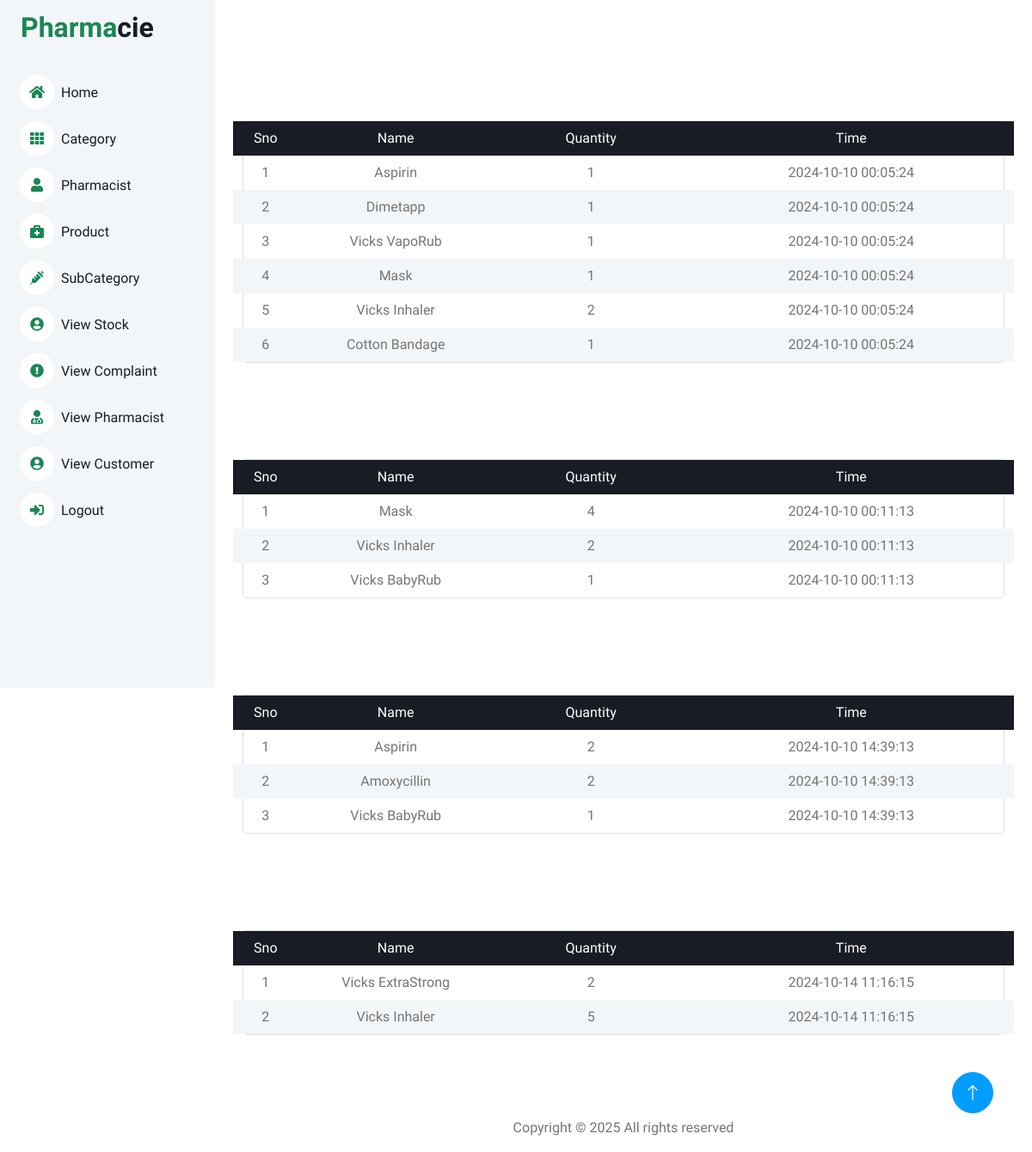
The app's page /Project/Admin/ViewIndividualReport.php?did=44 with its own data.
### tables this page shows
CREATE TABLE `tbl_order` (
  `order_id` int(11) NOT NULL,
  `order_datetime` varchar(100) NOT NULL,
  `order_status` char(1) NOT NULL DEFAULT '0',
  `user_id` int(11) NOT NULL,
  `pharmacist_id` int(11) NOT NULL,
  `order_amount` int(11) NOT NULL
);

CREATE TABLE `tbl_singleorder` (
  `singleorder_id` int(11) NOT NULL,
  `singleorder_qty` int(11) NOT NULL DEFAULT 0,
  `product_id` int(11) NOT NULL,
  `order_id` int(11) NOT NULL,
  `singleorder_status` int(11) NOT NULL
);

CREATE TABLE `tbl_product` (
  `product_id` int(11) NOT NULL,
  `product_name` varchar(100) NOT NULL,
  `product_price` int(11) NOT NULL,
  `product_photo` varchar(200) NOT NULL,
  `subcategory_id` int(11) NOT NULL
);

### Project/Admin/ViewIndividualReport.php (the view, shortened to what this page needs)
<?php
include("Head.php");
include("../Assets/Connection/Connection.php");
?>
<!DOCTYPE html PUBLIC "-//W3C//DTD XHTML 1.0 Transitional//EN" "http://www.w3.org/TR/xhtml1/DTD/xhtml1-transitional.dtd">
<html xmlns="http://www.w3.org/1999/xhtml">
<head>
</head>
<body>
    <div class="container mt-5">
        <div >
            <?php
            $SelQry = "Select * from tbl_order where user_id = " . $_GET['did'];
            $result = $con->query($SelQry);
            while ($data = $result->fetch_assoc()) {
            ?>
            <br>
            <br>
            <br>
                <div class="card" style="margin: 20px;">
                    <div class="row font-weight-bold text-center bg-dark text-white py-2">
                        <div class="col-1">Sno</div>
                        <div class="col-3">Name</div>
                        <div class="col-3">Quantity</div>
                        <div class="col-5">Time</div>
                    </div>
                    <?php
                    $SelQryCart = "Select * from tbl_singleorder s inner join tbl_product p on s.product_id= p.product_id where s.order_id = ".$data['order_id'];
                    $resultcart = $con->query($SelQryCart);
                    $i = 0;
                    while ($dataCart = $resultcart->fetch_assoc()) {
                        $i++;
                    ?>
                        <div class="row text-center py-2 <?php echo ($i % 2 == 0) ? 'bg-light' : ''; ?>">
                            <div class="col-1"><?php echo $i; ?></div>
                            <div class="col-3"><?php echo $dataCart["product_name"]; ?></div>
                            <div class="col-3"><?php echo $dataCart["singleorder_qty"]; ?></div>
                            <div class="col-5"><?php echo $data["order_datetime"]; ?></div>
                        </div>
                    <?php
                    }
                    ?>
                </div>
                <?php
            }
                ?>
                </div>
        </div>
</body>
</html>
<?php
include("Foot.php");
?>

### Project/Assets/Templates/Admin/css/style.css (style rules this page uses)
:root { --primary: #009CFF; --light: #F3F6F9; --dark: #191C24; }

### records on screen
tbl_singleorder: product.product_name "Aspirin", singleorder_qty "1", order.order_datetime "2024-10-10 00:05:24"
tbl_singleorder: product.product_name "Dimetapp", singleorder_qty "1", order.order_datetime "2024-10-10 00:05:24"
tbl_singleorder: product.product_name "Vicks VapoRub", singleorder_qty "1", order.order_datetime "2024-10-10 00:05:24"
tbl_singleorder: product.product_name "Mask", singleorder_qty "1", order.order_datetime "2024-10-10 00:05:24"
tbl_singleorder: product.product_name "Vicks Inhaler", singleorder_qty "2", order.order_datetime "2024-10-10 00:05:24"
tbl_singleorder: product.product_name "Cotton Bandage", singleorder_qty "1", order.order_datetime "2024-10-10 00:05:24"
tbl_singleorder: product.product_name "Mask", singleorder_qty "4", order.order_datetime "2024-10-10 00:11:13"
tbl_singleorder: product.product_name "Vicks Inhaler", singleorder_qty "2", order.order_datetime "2024-10-10 00:11:13"
tbl_singleorder: product.product_name "Vicks BabyRub", singleorder_qty "1", order.order_datetime "2024-10-10 00:11:13"
tbl_singleorder: product.product_name "Aspirin", singleorder_qty "2", order.order_datetime "2024-10-10 14:39:13"
tbl_singleorder: product.product_name "Amoxycillin", singleorder_qty "2", order.order_datetime "2024-10-10 14:39:13"
tbl_singleorder: product.product_name "Vicks BabyRub", singleorder_qty "1", order.order_datetime "2024-10-10 14:39:13"
tbl_singleorder: product.product_name "Vicks ExtraStrong", singleorder_qty "2", order.order_datetime "2024-10-14 11:16:15"
tbl_singleorder: product.product_name "Vicks Inhaler", singleorder_qty "5", order.order_datetime "2024-10-14 11:16:15"
